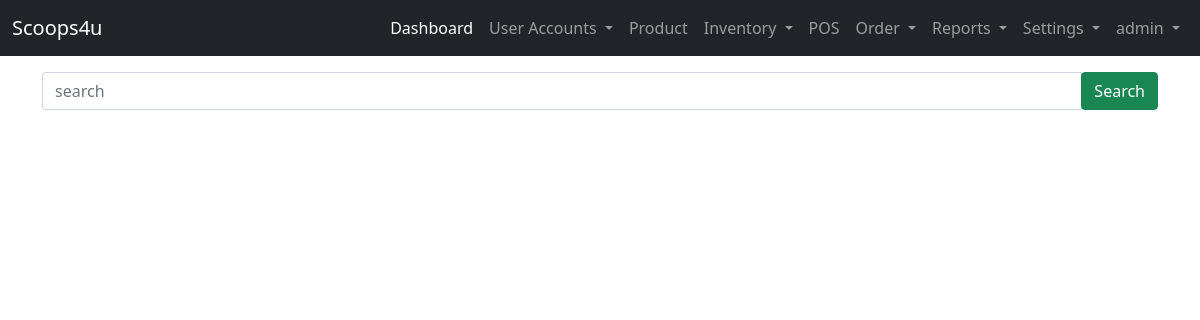
Page /user-site/list-archive-reseller/ (signed in) on the earlier database version.
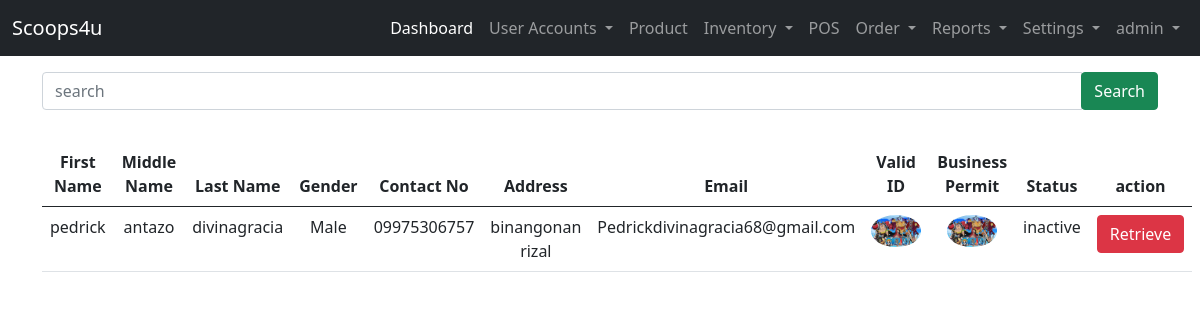
Same page on the later database version.
### admin_site/models.py (models this page shows, shortened)
class Reseller(models.Model):
    STATUS = (("pending","pending"),("active","active"),("inactive","inactive"))
    BOOLCHOICE = (("Male","Male"),("Female","Female"))
    reseller_fname =models.CharField(max_length=200, verbose_name='First Name')
    reseller_mname =models.CharField(max_length=200, verbose_name='Middle Name')
    reseller_lname =models.CharField(max_length=200, verbose_name='Last Name')
    reseller_gender = models.CharField(max_length = 50,choices=BOOLCHOICE, verbose_name='Gender')
    reseller_contact =models.CharField(max_length = 12, verbose_name='Contact Number')
    reseller_address =models.TextField(null=False, verbose_name='Address')
    reseller_email =models.EmailField(unique=True, max_length=200, verbose_name='Email')
    reseller_id =models.ImageField( upload_to=image_path, verbose_name='valid id')
    reseller_businessp =models.ImageField( upload_to=image_path,verbose_name='business id')
    reseller_status =models.CharField(max_length=200, null=True, choices=STATUS, verbose_name='Status')

### admin_site/views.py (the view)
# urls.py: path('list-archive-reseller/', views.list_archive, name='list_archive'),
@login_required(login_url='landing_page:login')
def list_archive(request):
    list_reseller = Reseller.objects.order_by('-id').filter(reseller_status = "inactive")
    context = {'list_reseller':list_reseller}
    return render(request, 'admin_site/user/archive.html', context)

### templates/admin_site/user/archive.html (shortened to what this page needs)
{% extends 'admin_site/base.html' %}
{% block content %}
<form action="{% url 'admin_site:search_archive_reseller' %}" method="get" class="my-2">
    <div class="input-group">
        <input type="text" class="form-control" name="search" placeholder="search" required>
        <div class="input-group-append">
            <button class="btn btn-success">Search</button>
        </div>
    </div>
</form>
<br>
    {% if list_reseller %}
    <table class="table table-hover text-center">
        <thead>
            <tr>
                <th>First Name</th>
                <th>Middle Name</th>
                <th>Last Name</th>
                <th>Gender</th>
                <th>Contact No</th>
                <th>Address</th>
                <th>Email</th>
                <th>Valid ID</th>
                <th>Business Permit</th>
                <th>Status</th>
                <th>action</th>
            </tr>
            <tbody>
                {% for list in list_reseller %}
                <tr>
                    <td>{{ list.reseller_fname }}</td>
                    <td>{{ list.reseller_mname }}</td>
                    <td>{{ list.reseller_lname }}</td>
                    <td>{{ list.reseller_gender }}</td>
                    <td>{{ list.reseller_contact }}</td>
                    <td>{{ list.reseller_address }}</td>
                    <td>{{ list.reseller_email }}</td>
                    <td><a href="{% url 'admin_site:viewing_pic' list.id %}"><img src="/media/{{ list.reseller_id}}" alt="Valid-ID" width="50" class="rounded-circle"></a></td>
                    <td><a href="{% url 'admin_site:viewing_pic' list.id %}"><img src="/media/{{ list.reseller_businessp}}" alt="Valid-ID" width="50" class="rounded-circle"></a></td>
                    <td>{{ list.reseller_status }}</td>
                    <td><a href="{% url 'admin_site:retrieve_reseller'  list.id %}" class="btn btn-danger">Retrieve</a></td>
                </tr>
                {% endfor %}
            </tbody>
        </thead>
    </table>
    {% endif %}
{% endblock content %}

Differences in the rows shown:
now on this page (row edited): Reseller: reseller_fname "pedrick", reseller_mname "antazo", reseller_lname "divinagracia", reseller_gender "Male", reseller_contact "09975306757", reseller_address "binangonan rizal", reseller_email "Pedrickdivinagracia68@gmail.com", reseller_id (picture), reseller_businessp (picture), reseller_status "inactive"
Other differences:
text now shown: "First Name Middle Name Last Name Gender Contact No Address Email Valid ID Business Permit Status action"
